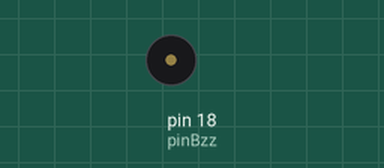
This sketch was run on a simulated Arduino Uno, built with avr-gcc and run on an emulated ATmega328P. On the bench: buzzer (waves = sounding).

Above: at 0.5 s.
At 4.02 s:
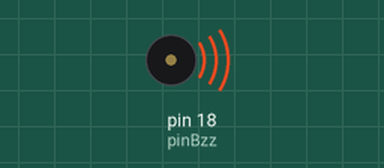
Timing chart, 0 to 4.6 s (numbered marks = the images above):
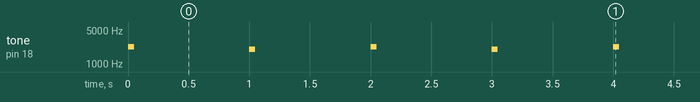

Measured:
- by itself, tone on pin 18 (pinBzz): repeats every 2.0 s: silent 0.95 s, 2000 Hz 0.05 s, silent 0.95 s, 2252 Hz 0.05 s

The sketch:

ticktack.ino
```cpp
const int pinBzz = 18;

void setup(void)
{
}

void loop(void)
{
  tone(pinBzz, 2252, 50);
  delay(1000);

  tone(pinBzz, 2000, 50);
  delay(1000);
}
```
